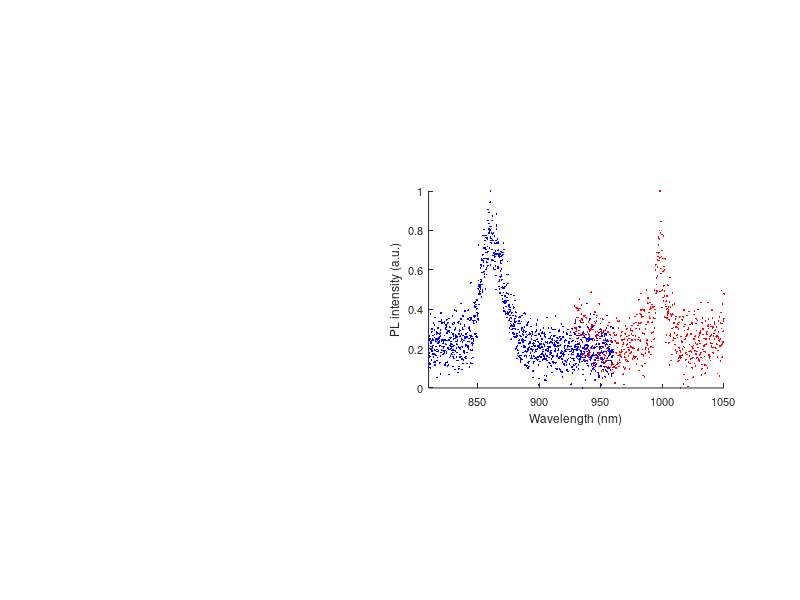

This figure's MATLAB source: (Note: this script raises an error after producing the figure.)
% hBN paper figure: Spectrum and Confocal map

close all
clear all

%set up subfig parameters
subfigrows = 10;
subfigcols = 30;
confocalCoords = zeros(1,subfigrows^2);
spectraWidth = subfigcols-subfigrows-5;
spectraCoords = zeros(1,subfigrows*spectraWidth);
for subfigcounter = 1:subfigrows
    confocalCoords((subfigcounter-1)*subfigrows+1 : subfigcounter*subfigrows) = ...
        (subfigcounter-1)*subfigcols+1 : (subfigcounter-1)*subfigcols+subfigrows;
    spectraCoords((subfigcounter-1)*spectraWidth+1 : subfigcounter*spectraWidth) =...
        (subfigcounter)*subfigcols-spectraWidth+1 : subfigcounter*subfigcols;
end

%Spectrum
% =========================================================================
% import spectral data
spectrum1000 = csvread('Pump 680 (SHG) Power 1.8mW table 60sec Int Time.csv');
spectrum860 = csvread('2x_850LP_plus_950LP_On_Emitter_10sec.csv');
ST810 = spectrum860(:,1)<810 | spectrum860(:,1)>960;
spectrum860(ST810,:) =[];

% normalise spectrum
PL860 = spectrum860(:,2);
PL860 = (PL860-min(PL860))/(max(PL860)-min(PL860));
WL860 = spectrum860(:,1);
PL1000 = spectrum1000(:,2);
PL1000 = (PL1000-min(PL1000))/(max(PL1000)-min(PL1000));
WL1000 = spectrum1000(:,1);
% plot spectrum
figure(4)
spectraplot = subplot(subfigrows,subfigcols,spectraCoords);
hold off
hold on
plot(WL1000,PL1000,'r.','markers',4)
plot(WL860,PL860,'.b','markers',4)
pbaspect([spectraWidth subfigrows 1])
xlim([810 1050])
hXLabel = xlabel('Wavelength (nm)');
hYLabel = ylabel('PL intensity (a.u.)');
xt = get(spectraplot, 'XTick');
set(spectraplot, 'FontSize', 8)

% Confocal map
% =========================================================================
fig4 = figure(4);
hold off
% position([200 200 500 300])
% confocal = imread('forMatlab_160630_121033_Channel1_Z1.ImageJ.bmp');
confocal = imread('forMatlabWithBackgroundSub_160630_121033_Channel1_Z1.bmp');
confocal = double(confocal);
LC = length(confocal(1,:));
% confocal = confocal(1:ceil(3*LC/5),1:ceil(3*LC/5));
confocal = confocal(floor(LC/4):ceil(3*LC/4),floor(LC/4):ceil(3*LC/4));
confocal = (confocal-min(min(confocal)))/(max(max(confocal))-min(min(confocal)));
confocalplot = subplot(subfigrows,subfigcols,confocalCoords);
image(confocal,'CDataMapping','scaled')
colormap('jet')
pbaspect([1 1 1])
cb =colorbar;
cb.Location = 'southoutside';
cb.Label.String = 'PL intensity (a.u.)';
cb.Ticks = [];
cb.Position = ([0.155 0.3 0.2 0.015]);
cb.Label.FontSize = 10;
cb.Label.FontName = 'Helvetica';
caxis([0.0 0.2]);
% grid off

%Make the graph look good:
% =========================================================================
% Adjust size
fig4.Units = 'centimeters';
fig4.Position = ([20 5 13 10]);

% Adjust font
set(spectraplot, 'FontName', 'Helvetica')
set([hXLabel, hYLabel], 'FontName', 'Helvetica')
% set([hLegend, gca], 'FontSize', 8)

set([hXLabel, hYLabel], 'FontSize', 10)
% set(hTitle, 'FontSize', 12, 'FontWeight' , 'bold')

% Adjust axes properties
set(spectraplot, 'Box', 'on', 'TickDir', 'out', 'TickLength', [.01 .01], ...
    'XMinorTick', 'off', 'YMinorTick', 'off', 'YGrid', 'off', ...
    'XColor', 0.3-[.3 .3 .3], 'YColor', 0.3-[.3 .3 .3], 'YTick', 0:0.5:1, ...
    'XTick',810:60:1050)
%     'LineWidth', 1)
set(confocalplot, 'Box', 'on', 'TickDir', 'out', 'TickLength', [0 0], ...
    'XMinorTick', 'off', 'YMinorTick', 'off', 'YGrid', 'off', ...
    'XColor', 0.3-[.3 .3 .3], 'YColor', 0.3-[.3 .3 .3], 'YTick', [], ...
    'XTick',[],...
    'LineWidth', 0.5)
% set(gcf, 'PaperPositionMode', 'auto');

%export_fig C:\Users\Robin\Documents\Writing\Papers\nir-single-photons-hBN\plots_and_figures\confocalSpectra.png -transparent -m21